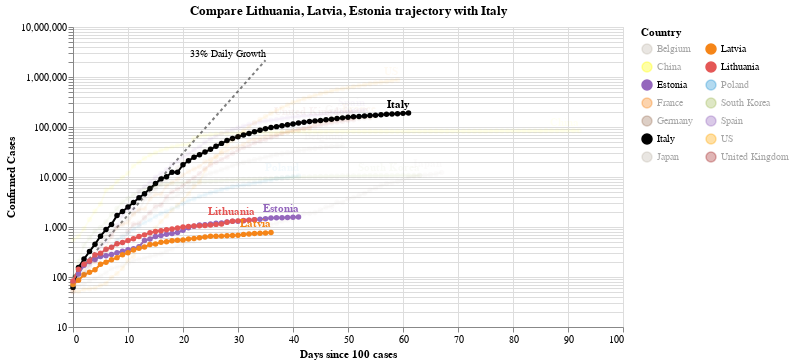

The code cell stored with this chart in its notebook:
### Code cell
#hide_input
chart3 = make_since_chart(dff2, ['Lithuania', 'Latvia', 'Estonia'], baseline_countries)
chart3

### Figure 1 — Vega-Lite specification as saved in the notebook (floating-point values rounded to 4 significant figures; data arrays with more than 128 entries replaced by an {"elided": "..."} marker saying what was removed)
{"config": {"view": {"continuousWidth": 400, "continuousHeight": 300}}, "layer": [{"mark": {"type": "line", "color": "black", "opacity": 0.5, "strokeDash": [3, 3]}, "encoding": {"x": {"type": "quantitative", "field": "Days since 100 cases"}, "y": {"type": "quantitative", "field": "Confirmed Cases"}}}, {"mark": {"type": "text", "align": "right", "dy": -6, "fontSize": 10, "text": "33% Daily Growth"}, "encoding": {"x": {"type": "quantitative", "field": "Days since 100 cases"}, "y": {"type": "quantitative", "field": "Confirmed Cases"}}, "transform": [{"filter": "(datum['Days since 100 cases'] >= 35)"}]}, {"data": {"name": "data-aab7df596f0acee54d26c203812c1eab"}, "mark": {"type": "line", "point": true}, "encoding": {"color": {"type": "nominal", "field": "Country", "legend": {"columns": 2}, "scale": {"domain": ["Belgium", "China", "Estonia", "France", "Germany", "Italy", "Japan", "Latvia", "Lithuania", "Poland", "South Korea", "Spain", "US", "United Kingdom"], "range": ["#C1B7AD", "yellow", "#9467bd", "#F58518", "#9D755D", "black", "#C1B7AD", "#F58518", "#E45756", "#2495D3", "#A1BA59", "#9467bd", "orange", "brown"]}}, "opacity": {"condition": {"value": 1, "selection": "selector008"}, "value": 0.05}, "tooltip": [{"type": "nominal", "field": "Country"}, {"type": "temporal", "field": "Date"}, {"type": "quantitative", "field": "Confirmed Cases"}, {"type": "quantitative", "field": "Days since 100 cases"}], "x": {"type": "quantitative", "field": "Days since 100 cases"}, "y": {"type": "quantitative", "field": "Confirmed Cases", "scale": {"type": "log"}}}, "selection": {"selector008": {"type": "multi", "fields": ["Country"], "bind": "legend", "init": [{"Country": "Lithuania"}, {"Country": "Latvia"}, {"Country": "Estonia"}, {"Country": "Italy"}]}}, "width": 550}, {"data": {"name": "data-aab7df596f0acee54d26c203812c1eab"}, "mark": {"type": "text", "align": "right", "dy": -8, "fontWeight": "bold"}, "encoding": {"color": {"type": "nominal", "field": "Country", "legend": {"columns": 2}, "scale": {"domain": ["Belgium", "China", "Estonia", "France", "Germany", "Italy", "Japan", "Latvia", "Lithuania", "Poland", "South Korea", "Spain", "US", "United Kingdom"], "range": ["#C1B7AD", "yellow", "#9467bd", "#F58518", "#9D755D", "black", "#C1B7AD", "#F58518", "#E45756", "#2495D3", "#A1BA59", "#9467bd", "orange", "brown"]}}, "opacity": {"condition": {"value": 1, "selection": "selector008"}, "value": 0.05}, "text": {"type": "nominal", "field": "Country"}, "tooltip": [{"type": "nominal", "field": "Country"}, {"type": "temporal", "field": "Date"}, {"type": "quantitative", "field": "Confirmed Cases"}, {"type": "quantitative", "field": "Days since 100 cases"}], "x": {"type": "quantitative", "field": "Days since 100 cases"}, "y": {"type": "quantitative", "field": "Confirmed Cases", "scale": {"type": "log"}}}, "transform": [{"filter": "(datum['Date'] >= 1587600000000)"}], "width": 550}], "data": {"name": "data-c1a3bbf4dd040f2e7e8e7a69520e3c2a"}, "title": "Compare Lithuania, Latvia, Estonia trajectory with Italy", "$schema": "https://vega.github.io/schema/vega-lite/v4.0.2.json", "datasets": {"data-c1a3bbf4dd040f2e7e8e7a69520e3c2a": [{"Days since 100 cases": 0, "Confirmed Cases": 100.0}, {"Days since 100 cases": 1, "Confirmed Cases": 133.0}, {"Days since 100 cases": 2, "Confirmed Cases": 176.9}, {"Days since 100 cases": 3, "Confirmed Cases": 235.3}, {"Days since 100 cases": 4, "Confirmed Cases": 312.9}, {"Days since 100 cases": 5, "Confirmed Cases": 416.2}, {"Days since 100 cases": 6, "Confirmed Cases": 553.5}, {"Days since 100 cases": 7, "Confirmed Cases": 736.1}, {"Days since 100 cases": 8, "Confirmed Cases": 979.1}, {"Days since 100 cases": 9, "Confirmed Cases": 1302.0}, {"Days since 100 cases": 10, "Confirmed Cases": 1732.0}, {"Days since 100 cases": 11, "Confirmed Cases": 2303.0}, {"Days since 100 cases": 12, "Confirmed Cases": 3064.0}, {"Days since 100 cases": 13, "Confirmed Cases": 4074.0}, {"Days since 100 cases": 14, "Confirmed Cases": 5419.0}, {"Days since 100 cases": 15, "Confirmed Cases": 7207.0}, {"Days since 100 cases": 16, "Confirmed Cases": 9586.0}, {"Days since 100 cases": 17, "Confirmed Cases": 12750.0}, {"Days since 100 cases": 18, "Confirmed Cases": 16960.0}, {"Days since 100 cases": 19, "Confirmed Cases": 22550.0}, {"Days since 100 cases": 20, "Confirmed Cases": 29990.0}, {"Days since 100 cases": 21, "Confirmed Cases": 39890.0}, {"Days since 100 cases": 22, "Confirmed Cases": 53060.0}, {"Days since 100 cases": 23, "Confirmed Cases": 70560.0}, {"Days since 100 cases": 24, "Confirmed Cases": 93850.0}, {"Days since 100 cases": 25, "Confirmed Cases": 124800.0}, {"Days since 100 cases": 26, "Confirmed Cases": 166000.0}, {"Days since 100 cases": 27, "Confirmed Cases": 220800.0}, {"Days since 100 cases": 28, "Confirmed Cases": 293700.0}, {"Days since 100 cases": 29, "Confirmed Cases": 390600.0}, {"Days since 100 cases": 30, "Confirmed Cases": 519500.0}, {"Days since 100 cases": 31, "Confirmed Cases": 690900.0}, {"Days since 100 cases": 32, "Confirmed Cases": 918900.0}, {"Days since 100 cases": 33, "Confirmed Cases": 1222000.0}, {"Days since 100 cases": 34, "Confirmed Cases": 1625000.0}, {"Days since 100 cases": 35, "Confirmed Cases": 2162000.0}], "data-aab7df596f0acee54d26c203812c1eab": {"elided": "769 records"}}}
